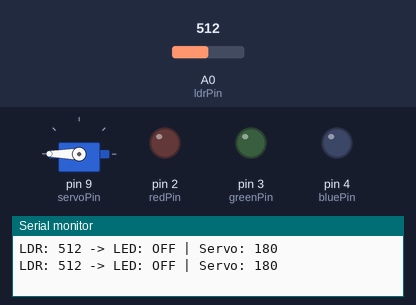
The sketch below on a simulated Arduino Uno, built with avr-gcc and run on an emulated ATmega328P. On the bench: servo, output pins drawn as LEDs (lit = HIGH), the last lines printed to the serial monitor. The test bench sets the inputs (shaded band); at power-on: A0 (ldrPin) = 512.

Above: at 2.4 s.
2.5 s: A0 (ldrPin) set to 10
4.4 s: A0 (ldrPin) set to 7
At 6.0 s:
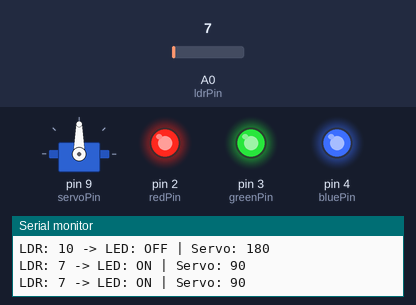
6.3 s: A0 (ldrPin) set to 30
At 7.2 s:
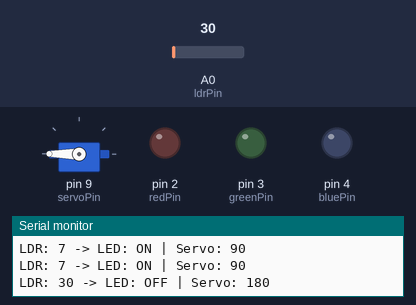
7.9 s: A0 (ldrPin) set to 0
At 8.5 s:
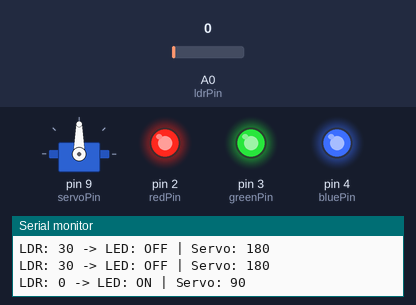
Timing chart, 0 to 10.5 s (numbered marks = the images above; inputs shaded):
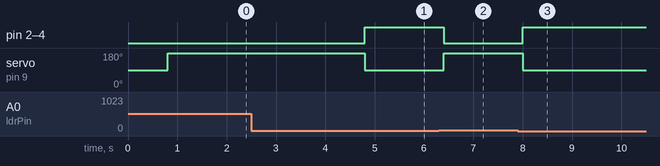

Measured:
- the behaviour switches between 9 and 8 on A0 (ldrPin) (found by bisection; images 0 and 1)
- after the input at 4.4 s, pin 2 (redPin), pin 3 (greenPin), pin 4 (bluePin): LOW → HIGH after 0.40 s; servo on pin 9 (servoPin): 180° → 90° after 0.40 s
- after the input at 6.3 s, pin 2 (redPin), pin 3 (greenPin), pin 4 (bluePin): HIGH → LOW after 0.10 s; servo on pin 9 (servoPin): 90° → 180° after 0.10 s
- after the input at 7.9 s, pin 2 (redPin), pin 3 (greenPin), pin 4 (bluePin): LOW → HIGH after 0.10 s; servo on pin 9 (servoPin): 180° → 90° after 0.10 s

The sketch:

3nd.ino
```cpp
#include <Servo.h>

int ldrPin = A0;
int redPin = 2;
int greenPin = 3;
int bluePin = 4;
int servoPin = 9;
int servoAngle = 0;

int onThreshold =8;
int offThreshold = 20;
bool ledOn = false;

// Sample the LDR less often to ignore quick changes in room light
unsigned long lastSampleMs = 0;
const unsigned long sampleIntervalMs = 800;

Servo lightServo;

void setup() {
  pinMode(redPin, OUTPUT);
  pinMode(greenPin, OUTPUT);
  pinMode(bluePin, OUTPUT);
  lightServo.attach(servoPin);
  Serial.begin(9600);
}

void loop() {
  unsigned long now = millis();
  if (now - lastSampleMs >= sampleIntervalMs) {
    lastSampleMs = now;

    int ldrValue = analogRead(ldrPin);

    // Update state using hysteresis
    if (ldrValue <= onThreshold) {
      ledOn = true;
    } else if (ldrValue >= offThreshold) {
      ledOn = false;
    }

    // Apply outputs and report
    if (ledOn) {
      digitalWrite(redPin, HIGH);
      digitalWrite(greenPin, HIGH);
      digitalWrite(bluePin, HIGH);
      servoAngle = 90;
      lightServo.write(servoAngle); // move to active position
    } else {
      digitalWrite(redPin, LOW);
      digitalWrite(greenPin, LOW);
      digitalWrite(bluePin, LOW);
      servoAngle = 180;
      lightServo.write(servoAngle);   // move to rest position
    }

    Serial.print("LDR: ");
    Serial.print(ldrValue);
    Serial.print(" -> LED: ");
    Serial.print(ledOn ? "ON" : "OFF");
    Serial.print(" | Servo: ");
    Serial.println(servoAngle);
  }
}
```
